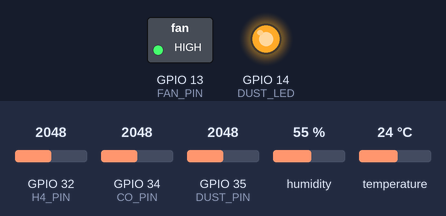
Recording of a sketch running on a simulated ESP32. Shown: switched loads named in the sketch (green lamp = pin HIGH), output pins drawn as LEDs (lit = HIGH). The inputs (shaded band) are chosen by the test bench; at power-on: GPIO 32 (H4_PIN) = 2048, GPIO 34 (CO_PIN) = 2048, GPIO 35 (DUST_PIN) = 2048, humidity 55 %, temperature 24 °C. WiFi joins after 1.5 s; servers stay silent unless stated; the local clock reads 2024-03-15 10:24:30 at power-on unless the sketch sets it; what the sketch prints to the serial monitor is not drawn.

Above: at 6.5 s.
At 36.6 s:
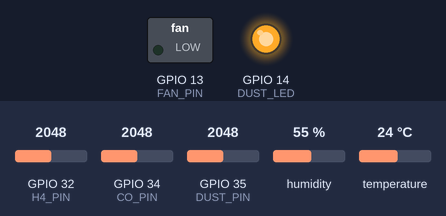
Timing chart, 0 to 79.9 s (numbered marks = the images above):
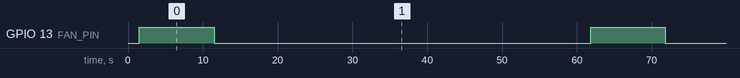

Measured:
- by itself, GPIO 13 (FAN_PIN): alternates HIGH for 10.0 s and LOW for 50.3 s

The sketch:

aqm-pacis-2023.ino
```cpp
#include <Arduino.h>
#include <WiFi.h>
#include <FirebaseESP32.h>
#include "DHT.h"
#include "time.h"

#include "secrets.h"

#define CO_PIN 34
#define CO_A 99.042
#define CO_B -1.518

#define H4_PIN 32
#define H4_A 1163.8
#define H4_B -3.874

#define DUST_PIN 35
#define DUST_A 0.046318
#define DUST_B -19.804
#define DUST_S 280
#define DUST_D 40

#define FAN_PIN 13
DHT dht(15, DHT11);
#define DUST_LED 14

#define TEMP_A 0.56930
#define TEMP_B 13.725

#define HUMI_A 0.11147
#define HUMI_B 64.406

FirebaseData fbdo;
FirebaseAuth fbau;
FirebaseConfig fbco;

String uid;
String path_timestamp;
String path_readings;

void setup() {
  Serial.begin(115200);

  // WiFi Initialization
  Serial.print("Connecting to Wifi");
  WiFi.begin(WIFI_SSID, WIFI_PASS);
  while (WiFi.status() != WL_CONNECTED) {
    Serial.println(".");
  }
  Serial.println();
  Serial.print("Connected to network with IP: ");
  Serial.println(WiFi.localIP());

  // Configure Time
  configTime(0, 0, "pool.ntp.org");

  Serial.printf("Firebase Client v%s\n\n", FIREBASE_CLIENT_VERSION);
  fbco.host = FIRE_HOST;
  fbco.api_key = FIRE_AUTH;
  fbau.user.email = USER_NAME;
  fbau.user.password = USER_PASS;
  Firebase.begin(&fbco, &fbau);
  Firebase.reconnectWiFi(true);
  Firebase.setMaxRetry(fbdo, 3);
  Firebase.setMaxErrorQueue(fbdo, 30);
  Serial.print("Getting UID");
  while (fbau.token.uid == "") {
    Serial.println(".");
  }
  Serial.println();
  uid = fbau.token.uid.c_str();
  path_timestamp = "/devices/" + uid + "/latest";
  path_readings = "/readings/" + uid;
  Serial.print("UID: ");
  Serial.println(uid);

  // Configure pins
  pinMode(CO_PIN, INPUT);
  pinMode(DUST_PIN, INPUT);
  pinMode(FAN_PIN, OUTPUT);
  pinMode(DUST_LED, OUTPUT);
  dht.begin();

  digitalWrite(DUST_LED, 1);
}

time_t now;


void loop() {

  digitalWrite(FAN_PIN, 1);

  delay(10000); // 10 secs to fan air in

  digitalWrite(FAN_PIN, 0);

  int coRead = analogRead(CO_PIN);
  float coVin = (coRead * 5.0 / 4095.0);
  float coRat = (5 - coVin) / coVin; // needed for all MQ-X
  float co = CO_A * pow(coRat, CO_B);

  int h4Read = analogRead(H4_PIN);
  float h4Vin = (h4Read * 5.0 / 4095.0);
  float h4Rat = (5 - h4Vin) / h4Vin; // needed for all MQ-X
  float h4 = H4_A * pow(h4Rat, H4_B);

  digitalWrite(DUST_LED, 0);
  delayMicroseconds(DUST_S);

  int dustRead = analogRead(DUST_PIN);
  float dust = DUST_A * ((dustRead * 5.0 / 4095.0)) - DUST_B;

  delayMicroseconds(DUST_D);
  digitalWrite(DUST_LED, 1);

  float temp = dht.readTemperature();
  float humi = dht.readHumidity();

  if(!isnan(temp))temp = TEMP_A*temp+TEMP_B;
  if(!isnan(humi))humi = HUMI_A*humi+HUMI_B;

  if(isnan(temp))temp=0;
  if(isnan(humi))humi=0;
  if(isnan(co))co=0;
  if(isnan(h4))h4=0;
  if(isnan(dust))dust=0;
  if(co<0)co=0;
  if(h4<0)h4=0;
  if(dust<0)dust=0;

  Serial.print("CO: ");
  Serial.print(co);

  Serial.print(" H4: ");
  Serial.print(h4);

  Serial.print(" Dust: ");
  Serial.print(dust);

  Serial.print(" Temp: ");
  Serial.print(temp);

  Serial.print(" Humi: ");
  Serial.println(humi);
  while(!Firebase.ready());
    time(&now);
    FirebaseJson fbjs;
    fbjs.add("timestamp", now);
    fbjs.add("co", co);
    fbjs.add("h4", h4);
    fbjs.add("temp", temp);
    fbjs.add("humi", humi);
    fbjs.add("particulate", dust);
    Firebase.pushJSON(fbdo, (path_readings).c_str(), fbjs);
    Serial.print(fbdo.errorReason().c_str());
    Firebase.setInt(fbdo, path_timestamp.c_str(), now);

  delay(50000); // 1min sampling rate
}
```

secrets.h
```cpp
#define FIRE_HOST ""
#define FIRE_AUTH ""
#define WIFI_SSID ""
#define WIFI_PASS ""
#define USER_NAME ""
#define USER_PASS ""
```
